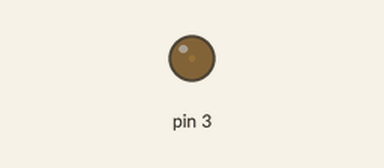
A sketch run on a simulated Arduino Uno, built with avr-gcc and run on an emulated ATmega328P. Parts: output pins drawn as LEDs (lit = HIGH). What the sketch prints to the serial monitor is not drawn.

Above: at 0.05 s.
At 1.2 s:
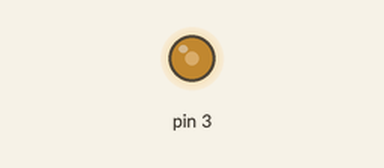
At 2.35 s:
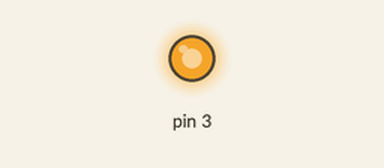
At 4.65 s:
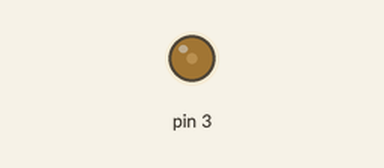
Timing chart, 0 to 6.8 s (numbered marks = the images above):
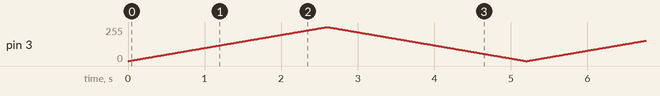

The sketch:

arduivis_MaxMSP_model1_output.ino
```cpp
/*

~~~~~~~ arduivis - MaxMSP ~~~~~~~
~~~~~~~~ model#1: output ~~~~~~~~

MaxMSP: arduivis_Max7_model1_MaxMSP_output.maxpat

This is an example of how to send data from
an Arduino and read it in MaxMSP via
a serial buffer.

This code is in the public domain

written by Christopher Konopka
http://cskonopka.github.io/arduivis/
http://christopherkonopka.com/

*/
void setup()
{
  // Create/open serial port
  Serial.begin(9600);

  // Define LED mode
  // PWM LED
  pinMode(3, OUTPUT);
}

void loop()
{
  // Loop variables
  int lp = 0;

  // Loop #1
  // Incremental Loop
  for(lp = 0; lp<=255; lp++)         // Create incremental loop
  {
    // Incremental loop values to LED
    // Controls PWM fade
    analogWrite(3,lp);

    // Incremental loop values to serial buffer
    // [serial] object
    // to MaxMSP, from Arduino
    Serial.println(lp);

    delay(10);
  }

  // Loop #2
  // Decremental Loop
  for(lp = 255; lp>=0; lp--)    // Create decremental loop
  {
    // Deremental loop values to LED
    // Controls PWM fade
    analogWrite(3,lp);

    // Decremental loop values to serial buffer
    // [serial] object
    // to MaxMSP, from Arduino
    Serial.println(lp);

    delay(10);
  }
}
```
